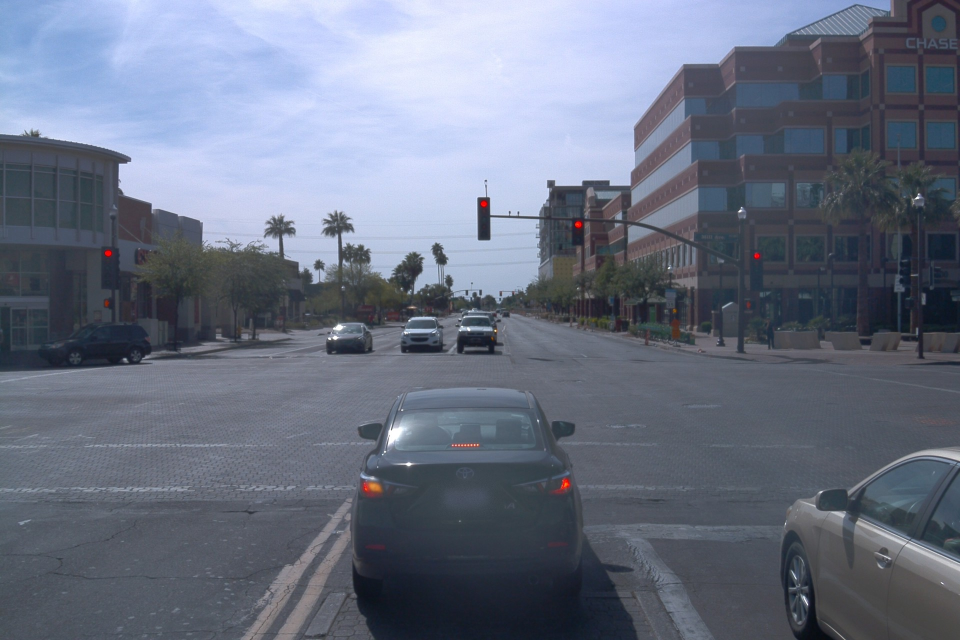
#> input picture image_stitching/inputs/FRONT.png, 1920 x 1280 px (shown at 1/2 size)
$ python stage3_lama_inpaint_single.py --image ../image_stitching/inputs/FRONT.png --mask ../image_stitching/inputs/SIDE_LEFT.png
#> lines starting #> are read from the running program, lines starting #| are printed output that depends on the picture; after the words box and inside, x2 and y2 are one past the last pixel; in counts of white or black regions, pixels touching at a corner belong together
#!/usr/bin/env python3
"""
stage3_lama_inpaint_single.py

Stage 3: Inpaint one masked panoramic image using a pretrained LaMa model.

Inputs:
  --image       original / masked panorama image
  --mask        binary inpainting mask
               white/255 = region to inpaint
               black/0   = region to keep

LaMa expected input format:
  sample.png
  sample_mask001.png

This script:
  1. Creates a temporary LaMa input folder
  2. Copies/converts the image and mask into LaMa naming format
  3. Runs LaMa's official bin/predict.py
  4. Copies/renames the output to a clean filename

Example:
  python stage3_lama_inpaint_single.py \
    --image stage2_vertical_mask_output/1558060923374527_flat360_intrinsic_warp_v5_tight_vertical_seam_masked_p0.50.png \
    --mask stage2_vertical_mask_output/1558060923374527_flat360_intrinsic_warp_v5_tight_vertical_seam_mask_p0.50.png \
    --lama_root /mnt/d/lama \
    --model_path /mnt/d/lama/pretrained/big-lama \
    --checkpoint best.ckpt \
    --output_dir stage3_lama_output
"""

from __future__ import annotations

import argparse
import os
import shutil
import subprocess
import sys
from pathlib import Path

import cv2
import numpy as np


def ensure_dir(path: str | Path) -> None:
    Path(path).mkdir(parents=True, exist_ok=True)


def read_bgr(path: str | Path) -> np.ndarray:
    img = cv2.imread(str(path), cv2.IMREAD_COLOR)
#> img is the input picture: shape (1280, 1920, 3); mean B, G, R 129.5, 112.6, 105.1
    if img is None:
        raise FileNotFoundError(f"Could not read image: {path}")
    return img


def read_mask(path: str | Path) -> np.ndarray:
    mask = cv2.imread(str(path), cv2.IMREAD_GRAYSCALE)
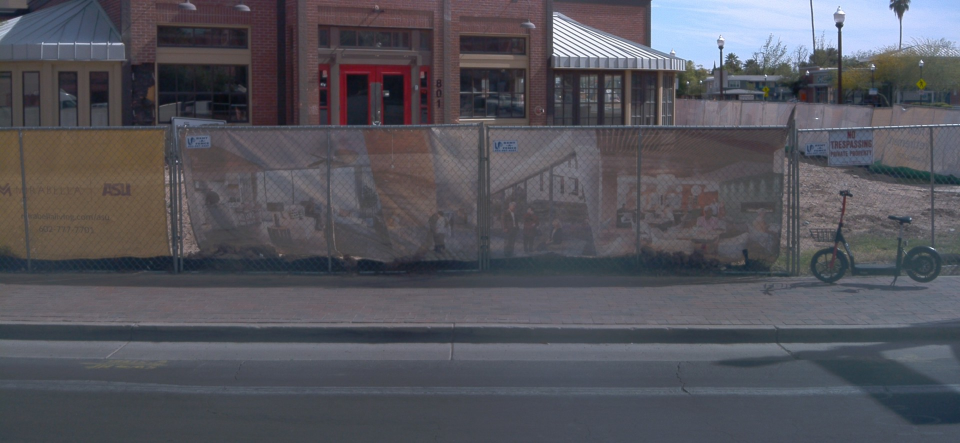
#> input picture image_stitching/inputs/SIDE_LEFT.png, 1920 x 886 px (shown at 1/2 size)
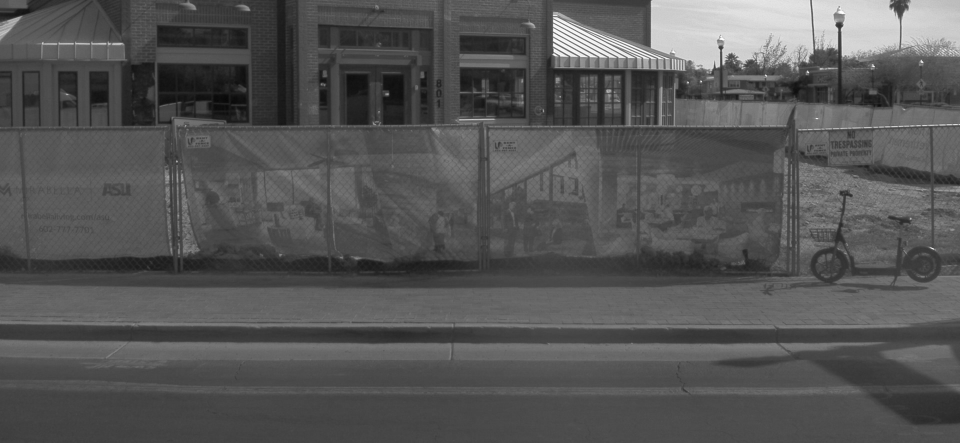
#> mask: shape (886, 1920) (shown at 1/2 size); min 6, max 255, mean 85.1
    if mask is None:
        raise FileNotFoundError(f"Could not read mask: {path}")

    # Force binary mask: white = inpaint, black = keep.
    mask = (mask > 127).astype(np.uint8) * 255
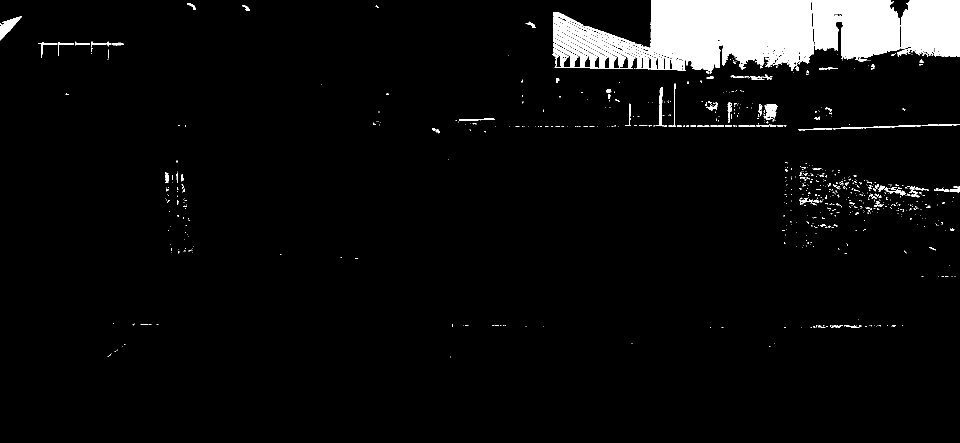
#> mask: shape (886, 1920) (shown at 1/2 size); 5.4% white; 740 white regions (657 under 20 px), largest, box (x1, y1, x2, y2) and area: (1104, 0, 1627, 147) 51807, (1623, 0, 1801, 123) 17535, (1794, 0, 1920, 114) 12286
    return mask


def prepare_single_lama_pair(
    image_path: Path,
    mask_path: Path,
    temp_input_dir: Path,
    sample_name: str = "sample",
) -> tuple[Path, Path]:
    if temp_input_dir.exists():
        shutil.rmtree(temp_input_dir)
    ensure_dir(temp_input_dir)

    img = read_bgr(image_path)
    mask = read_mask(mask_path)

    if img.shape[:2] != mask.shape[:2]:
#> (the run stopped early here; a loop or call above may not have finished)
